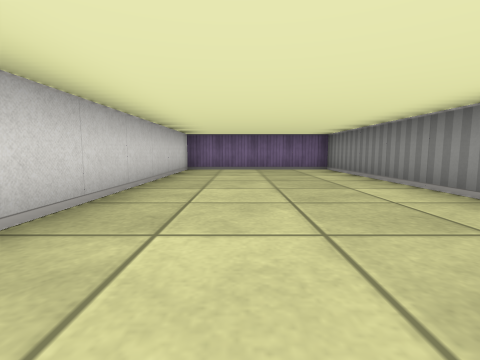
View 1 (above)

16 first-person views from a walk through a cub3D maze. The camera is about half as high as the walls, tilts 6° down and sees 85° across. The floor is counted in squares. Each view is taken from the middle of a square. On the plan, view 1 faces up. The plan holds only what a view shows up to about 9 squares ahead; the rest is blank.

View 2
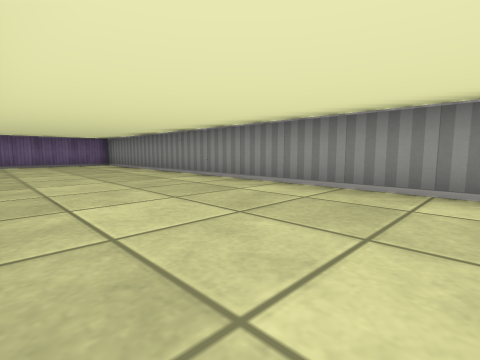

View 3
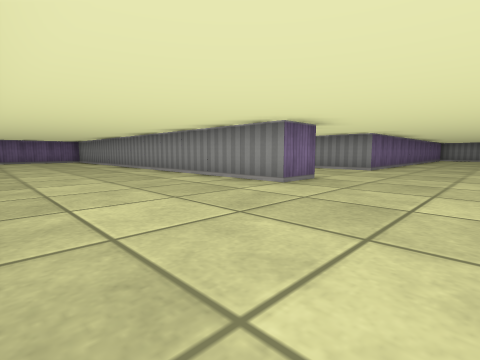

View 4
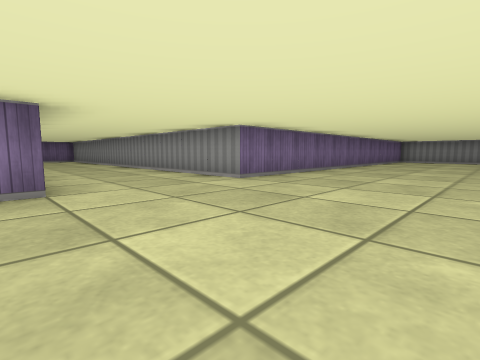

View 5
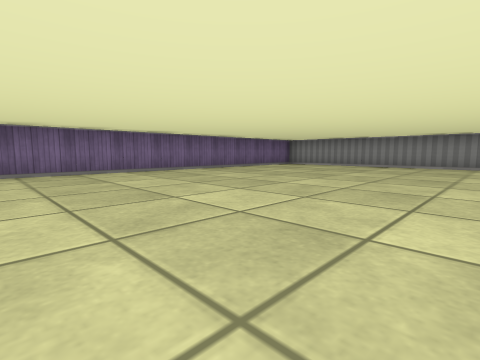

View 6
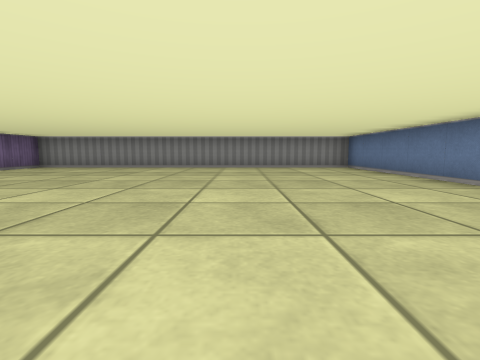

View 7
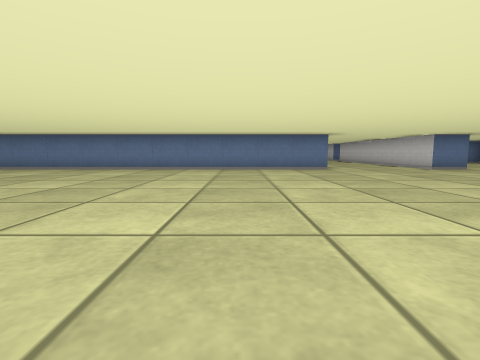

View 8
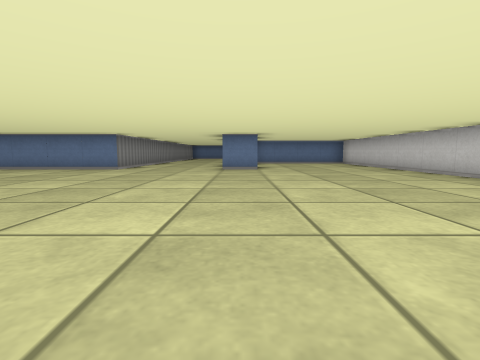

View 9
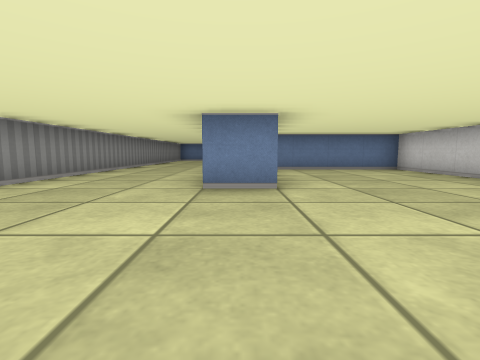

View 10
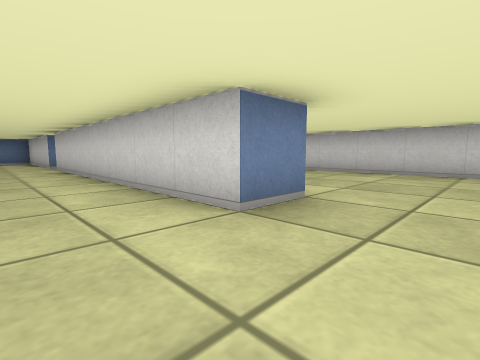

View 11
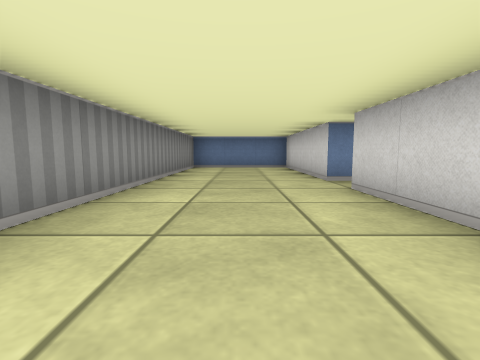

View 12
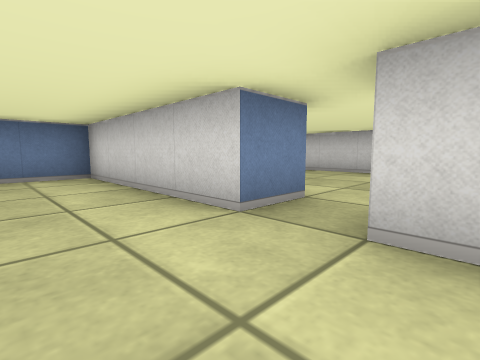

View 13
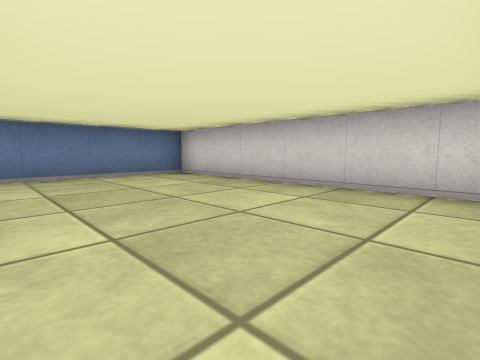

View 14
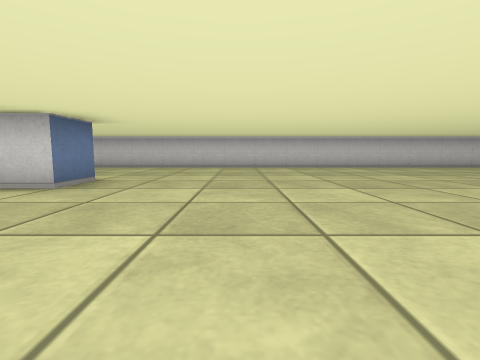

View 15
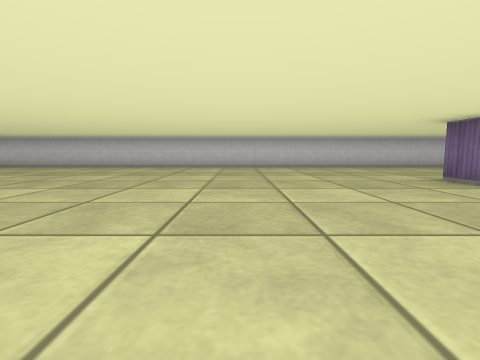

View 16
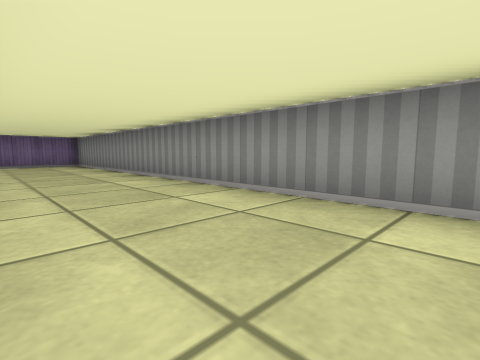

### Floor plan
Points are (right, up) in squares from view 1. A wall is a line through its corners. A room is listed if a view was taken in it or the views show most of it. See-through windows are left out.
Room 1 (views 1, 2, 3, 4, 5, 6, 7, 8, 9, 10, 11, 12, 14, 15, 16)
walls: (3.6, -4.5) (2.5, -4.5) (2.5, 7.5) (-1.5, 7.5) (-1.5, 1.5); (2.4, -14.5) (3.5, -14.5) (3.5, -21.5); (14.4, -4.5) (6.5, -4.5) (6.5, 7.5) (4.4, 7.5); (-1.5, -1.4) (-1.5, -18.5) (2, -18.5); (3.5, -22.5) (3.5, -26.5) (6.5, -26.5) (6.5, -14.5) (17.5, -14.5) (17.5, -4.5) (16, -4.5)
ways out: opening at (3, -22) to room 2
Room 2 (view 13)
walls: (2.4, -22.5) (3.5, -22.5); (-1.5, -21.1) (-1.5, -26.5) (1.9, -26.5)
ways out: opening at (3, -22) to room 1

Where each view was taken, in squares from view 1:
view 1: 0 up, 0 right, facing up
view 2: 3 down, 1 left, facing up-right
view 3: 7 down, 1 left, facing up-right
view 4: 8 down, 3 right, facing up-right
view 5: 11 down, 8 right, facing up-right
view 6: 11 down, 9 right, facing right
view 7: 7 down, 9 right, facing down
view 8: 7 down, 3 right, facing down
view 9: 11 down, 3 right, facing down
view 10: 13 down, 5 right, facing down-left
view 11: 18 down, 5 right, facing down
view 12: 21 down, 5 right, facing down-left
view 13: 21 down, 2 right, facing down-left
view 14: 12 down, 7 right, facing left
view 15: 8 down, 7 right, facing left
view 16: 3 down, 4 right, facing up-right
